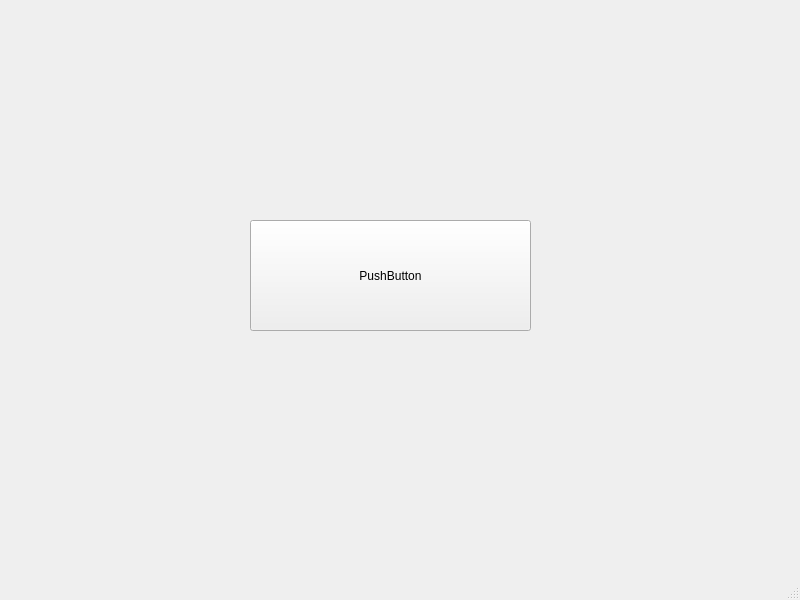
<?xml version="1.0" encoding="UTF-8"?>
<ui version="4.0">
 <class>MainWindow</class>
 <widget class="QMainWindow" name="MainWindow">
  <property name="geometry">
   <rect>
    <x>0</x>
    <y>0</y>
    <width>800</width>
    <height>600</height>
   </rect>
  </property>
  <property name="windowTitle">
   <string>MainWindow</string>
  </property>
  <widget class="QWidget" name="centralwidget">
   <widget class="QPushButton" name="botaoTeste">
    <property name="geometry">
     <rect>
      <x>250</x>
      <y>220</y>
      <width>281</width>
      <height>111</height>
     </rect>
    </property>
    <property name="text">
     <string>PushButton</string>
    </property>
   </widget>
  </widget>
  <widget class="QMenuBar" name="menubar">
   <property name="geometry">
    <rect>
     <x>0</x>
     <y>0</y>
     <width>800</width>
     <height>21</height>
    </rect>
   </property>
  </widget>
  <widget class="QStatusBar" name="statusbar"/>
 </widget>
 <resources/>
 <connections/>
</ui>
